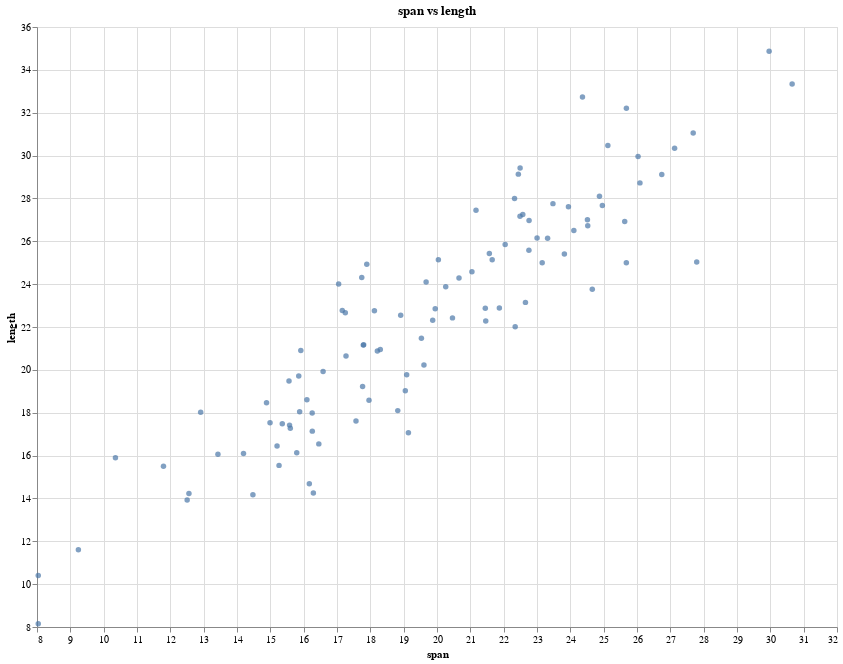

Notebook code for this chart:
### Markdown cell above
Just to make sure that our generated data looks reasonable, we plot it using a scatter plot.

### Code cell
DataFrame(Seq(
    DataFrame.Column.ofContinuous(data.map(d => d.span), "span"),
    DataFrame.Column.ofContinuous(data.map(d => d.length), "length")
    )
).plot.scatterPlot("span", "length", "span vs length").show()
